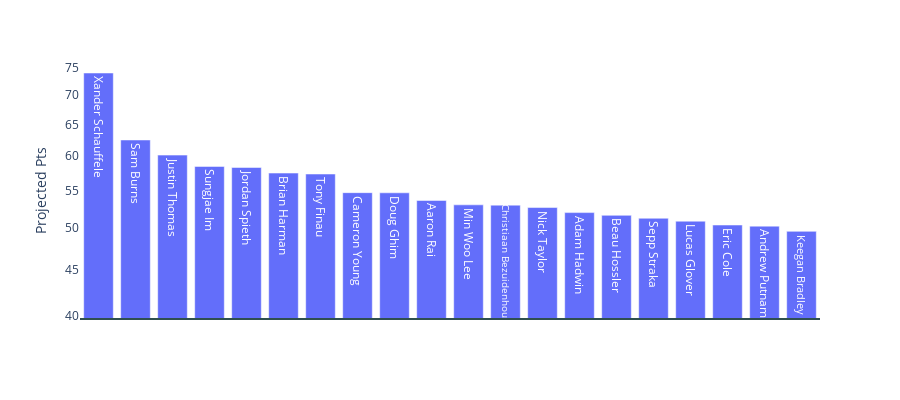

Notebook source saved alongside this figure:
### Code cell
#  TOP 20 PLAYS
top20 = week.sort_values(by = 'proj_pts',ascending=False)[:20].reset_index(drop=True)
px.bar(top20,
        y = 'proj_pts',
        # color = 'team',
        color_discrete_map=team_color,
        labels = {'index':"", 'proj_pts':'Projected Pts'},
        text=week[:20].index,
        #       text_auto = ",.0f",
        template = 'plotly_white',
        height=400,
        log_y=True,
        hover_name='player'
        ).add_hline(y=week.proj_pts.mean(),line_color='darkslategrey'
        ).update_xaxes(showticklabels=False
        ).update_yaxes(showgrid=False)

### Figure 1 — Plotly figure (JSON) as saved in the notebook; plotly's stock layout.template omitted (floating-point values rounded to 4 significant figures)
{"data": [{"alignmentgroup": "True", "hovertemplate": "<b>%{hovertext}</b><br><br>=%{x}<br>Projected Pts=%{y}<br>text=%{text}<extra></extra>", "hovertext": ["Schauffele, Xander", "Burns, Sam", "Thomas, Justin", "Im, Sungjae", "Spieth, Jordan", "Harman, Brian", "Finau, Tony", "Young, Cameron", "Ghim, Doug", "Rai, Aaron", "Lee, Min Woo", "Bezuidenhout, Christiaan", "Taylor, Nick", "Hadwin, Adam", "Hossler, Beau", "Straka, Sepp", "Glover, Lucas", "Cole, Eric", "Putnam, Andrew", "Bradley, Keegan"], "legendgroup": "", "marker": {"color": "#636efa", "pattern": {"shape": ""}}, "name": "", "offsetgroup": "", "orientation": "v", "showlegend": false, "text": ["Xander Schauffele", "Sam Burns", "Justin Thomas", "Sungjae Im", "Jordan Spieth", "Brian Harman", "Tony Finau", "Cameron Young", "Doug Ghim", "Aaron Rai", "Min Woo Lee", "Christiaan Bezuidenhout", "Nick Taylor", "Adam Hadwin", "Beau Hossler", "Sepp Straka", "Lucas Glover", "Eric Cole", "Andrew Putnam", "Keegan Bradley"], "textposition": "auto", "type": "bar", "x": [0, 1, 2, 3, 4, 5, 6, 7, 8, 9, 10, 11, 12, 13, 14, 15, 16, 17, 18, 19], "xaxis": "x", "y": [74.03, 62.49, 60.14, 58.44, 58.29, 57.47, 57.33, 54.69, 54.67, 53.62, 53.03, 52.99, 52.67, 52, 51.64, 51.26, 50.88, 50.39, 50.25, 49.59], "yaxis": "y"}], "layout": {"barmode": "relative", "height": 400, "legend": {"tracegroupgap": 0}, "margin": {"t": 60}, "shapes": [{"line": {"color": "darkslategrey"}, "type": "line", "x0": 0, "x1": 1, "xref": "x domain", "y0": 39.73, "y1": 39.73, "yref": "y"}], "xaxis": {"anchor": "y", "domain": [0, 1], "showticklabels": false, "title": {"text": ""}}, "yaxis": {"anchor": "x", "domain": [0, 1], "showgrid": false, "title": {"text": "Projected Pts"}, "type": "log"}}}
